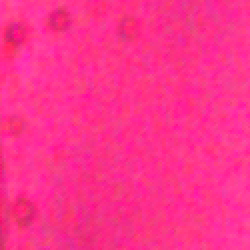
#> input picture python-version/test14.png, 125 x 125 px (shown 2 times larger)
$ python cell_tracking_for_staticPhoto.py   (older library calls are emulated)
#> lines starting #> are read from the running program, lines starting #| are printed output that depends on the picture; after the words box and inside, x2 and y2 are one past the last pixel; in counts of white or black regions, pixels touching at a corner belong together
import cv2
import numpy as np
from skimage import filters, morphology, measure, segmentation
import matplotlib.pyplot as plt
import os
import time

def process_image(image_path, clahe_clip_limit=2.5, clahe_tile_size=10): #limit=3.0 for more contrast, tile_size=4 for more local enhancement.
#> called with image_path = 'test14.png', clahe_clip_limit = 2.5, clahe_tile_size = 10
    start_time = time.time()  # Start timing

    # Create processing folder if it doesn't exist
    processing_folder = 'processing'
    if not os.path.exists(processing_folder):
        os.makedirs(processing_folder)

    # Read original image
    org = cv2.imread(image_path)
#> org is the input picture: shape (125, 125, 3); mean B, G, R 139.8, 49.9, 251.1
    if org is None:
        raise ValueError(f"Could not read image at {image_path}")

    # Convert BGR to RGB (OpenCV uses BGR by default)
    org_rgb = cv2.cvtColor(org, cv2.COLOR_BGR2RGB)

    # Convert to grayscale
    gray_image = cv2.cvtColor(org, cv2.COLOR_BGR2GRAY)
    cv2.imwrite(os.path.join(processing_folder, '1-GrayImage.png'), gray_image)

    # Enhance contrast using CLAHE (Contrast Limited Adaptive Histogram Equalization)
    clahe = cv2.createCLAHE(clipLimit=clahe_clip_limit, tileGridSize=(clahe_tile_size, clahe_tile_size))
    enhanced_image = clahe.apply(gray_image)
    cv2.imwrite(os.path.join(processing_folder, '1b-EnhancedImage.png'), enhanced_image)

    # Convert to double (float) and denoise
    double_image = enhanced_image.astype(np.float32) / 255.0
    denoised_image = cv2.GaussianBlur(double_image, (3, 3), 2)
    cv2.imwrite(os.path.join(processing_folder, '2-DenoisedImage.png'), (denoised_image * 255).astype(np.uint8))

    # Binary image
    binary_image1 = cv2.adaptiveThreshold(org[:,:,2], 255,
                                       cv2.ADAPTIVE_THRESH_MEAN_C,
                                       cv2.THRESH_BINARY, 11, 2)
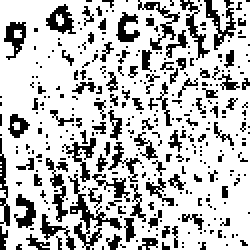
#> binary_image1: shape (125, 125) (shown 2 times larger); 75.1% white; black in thin lines or dots
    binary_image2 = cv2.adaptiveThreshold(org[:,:,2], 255,
                                       cv2.ADAPTIVE_THRESH_GAUSSIAN_C,
                                       cv2.THRESH_BINARY, 11, 2)
#> binary_image2: shape (125, 125); 77.1% white; black in thin lines or dots
    binary_image = binary_image1 | binary_image2
#> binary_image: shape (125, 125); 78.3% white; black in thin lines or dots
    binary_image = ~binary_image
#> binary_image: shape (125, 125); 21.7% white in thin lines or dots
    cv2.imwrite(os.path.join(processing_folder, '3-BinaryImage.png'), binary_image)

    # Edge detection
    edge_canny = cv2.Canny((denoised_image * 255).astype(np.uint8), 30, 150)
#> edge_canny: shape (125, 125); 19.4% white in thin lines or dots
    cv2.imwrite(os.path.join(processing_folder, '4-CannyEdgeDetection.png'), edge_canny)

    # Convert to 8-bit for OpenCV edge detection
    img_8bit = (denoised_image * 255).astype(np.uint8)

    # Prewitt
    kernelx = np.array([[-1, 0, 1], [-1, 0, 1], [-1, 0, 1]])
    kernely = np.array([[-1, -1, -1], [0, 0, 0], [1, 1, 1]])
    img_prewittx = cv2.filter2D(img_8bit, -1, kernelx)
    img_prewitty = cv2.filter2D(img_8bit, -1, kernely)
    edge_prewitt = np.sqrt(img_prewittx**2 + img_prewitty**2)
    edge_prewitt = edge_prewitt > 30  # Adjust threshold as needed
#> edge_prewitt: shape (125, 125) bool; every value is 0
    cv2.imwrite(os.path.join(processing_folder, '5-PrewittEdgeDetection.png'),
                 edge_prewitt.astype(np.uint8) * 255)

    # Roberts
    roberts_x = np.array([[1, 0], [0, -1]])
    roberts_y = np.array([[0, 1], [-1, 0]])
    img_robertsx = cv2.filter2D(img_8bit, -1, roberts_x)
    img_robertsy = cv2.filter2D(img_8bit, -1, roberts_y)
    edge_roberts = np.sqrt(img_robertsx**2 + img_robertsy**2)
    edge_roberts = edge_roberts > 30  # Adjust threshold as needed
    cv2.imwrite(os.path.join(processing_folder, '6-RobertsEdgeDetection.png'),
                edge_roberts.astype(np.uint8) * 255)

    # Sobel
    sobelx = cv2.Sobel(img_8bit, cv2.CV_64F, 1, 0, ksize=3)
    sobely = cv2.Sobel(img_8bit, cv2.CV_64F, 0, 1, ksize=3)
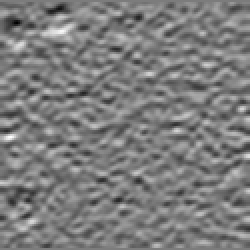
#> sobely: shape (125, 125) float64 (shown 2 times larger); min -174, max 181, mean -0.1; drawn with min black and max white
    edge_sobel = np.sqrt(sobelx**2 + sobely**2)
    edge_sobel = edge_sobel > 30  # Adjust threshold as needed
#> edge_sobel: shape (125, 125) bool; 68% white; black in thin lines or dots
    cv2.imwrite(os.path.join(processing_folder, '7-SobelEdgeDetection.png'),
                edge_sobel.astype(np.uint8) * 255)

    # Edge combination
    roi_edge = edge_canny.astype(bool) | edge_prewitt | edge_roberts | edge_sobel
#> roi_edge: shape (125, 125) bool; 68.7% white; black in thin lines or dots
    cv2.imwrite(os.path.join(processing_folder, '8-EdgeDetectionCombination.png'),
                roi_edge.astype(np.uint8) * 255)

    # Kirsch operators
    kirsch_kernels = [
        np.array([[5, 5, 5], [-3, 0, -3], [-3, -3, -3]], dtype=np.float32),
        np.array([[5, 5, -3], [5, 0, -3], [-3, -3, -3]], dtype=np.float32),
        np.array([[5, -3, -3], [5, 0, -3], [5, -3, -3]], dtype=np.float32),
        np.array([[-3, -3, -3], [5, 0, -3], [5, 5, -3]], dtype=np.float32),
        np.array([[-3, -3, -3], [-3, 0, -3], [5, 5, 5]], dtype=np.float32),
        np.array([[-3, -3, -3], [-3, 0, 5], [-3, 5, 5]], dtype=np.float32),
        np.array([[-3, -3, 5], [-3, 0, 5], [-3, -3, 5]], dtype=np.float32),
        np.array([[-3, 5, 5], [-3, 0, 5], [-3, -3, -3]], dtype=np.float32)
    ]

    kirsch_outputs = []
    for kernel in kirsch_kernels:
        # Apply Kirsch filter (keeping float32)
        filtered = cv2.filter2D(denoised_image.astype(np.float32), -1, kernel)

        # Convert to absolute values
        filtered = np.abs(filtered)

        # Normalize to 0-1 range
        filtered_min = np.min(filtered)
        filtered_max = np.max(filtered)
        if filtered_max > filtered_min:  # Avoid division by zero
            filtered_norm = (filtered - filtered_min) / (filtered_max - filtered_min)
        else:
            filtered_norm = np.zeros_like(filtered)

        # Calculate Otsu threshold
        binary = filtered_norm > filters.threshold_otsu(filtered_norm)
        kirsch_outputs.append(binary)
#> this loop made 8 passes
#> (filtered_min, filtered_max) on passes 1 to 8: (7.83e-05, 2.06), (6.75e-05, 2.13), (3.71e-05, 2.07), (5.84e-06, 1.78), (2.94e-05, 2.09), (5.13e-06, 2.17), (7.69e-06, 2.12), (7.09e-06, 1.73)
#> pass 1, in process_image, `filtered = np.abs(filtered)`:
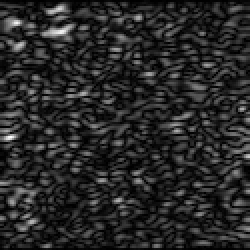
#> filtered: shape (125, 125) float32 (shown 2 times larger); min 7.83e-05, max 2.06, mean 0.324; drawn with min black and max white
#> pass 1, in process_image, `binary = filtered_norm > filters.threshold_otsu(filtered_norm)`:
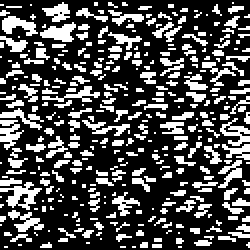
#> binary: shape (125, 125) bool (shown 2 times larger); 29.9% white in thin lines or dots
#> after the loop:
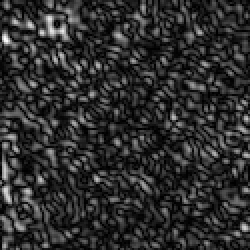
#> filtered_norm: shape (125, 125) float32 (shown 2 times larger); min 0, max 1, mean 0.182
#> after the loop, kirsch_outputs = 8 items

    i9 = np.zeros_like(kirsch_outputs[0], dtype=bool)
    for output in kirsch_outputs:
        i9 = i9 | output
#> this loop made 8 passes
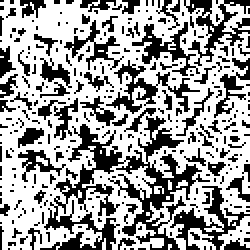
#> i9: shape (125, 125) bool (shown 2 times larger); 62.2% white; 307 black regions (269 under 20 px), largest, box (x1, y1, x2, y2) and area: (20, 58, 105, 125) 1719, (85, 93, 125, 125) 366, (92, 0, 125, 33) 358

    cv2.imwrite(os.path.join(processing_folder, '9-KirschSegmentation1.png'),
                i9.astype(np.uint8) * 255)

    # Apply morphological operations
    kernel = cv2.getStructuringElement(cv2.MORPH_ELLIPSE, (3, 3))
    i9 = cv2.erode(i9.astype(np.uint8), kernel, iterations=1)
#> i9: shape (125, 125); values 0 (black) and 1 (white), 26.1% white in thin lines or dots
    i9 = cv2.morphologyEx(i9, cv2.MORPH_CLOSE, kernel)

    cv2.imwrite(os.path.join(processing_folder, '10-KirschSegmentation2.png'),
                i9.astype(np.uint8) * 255)

    # Combine segmentations
    roi_seg = roi_edge | i9.astype(bool) | binary_image.astype(bool)
#> roi_seg: shape (125, 125) bool; 75.4% white; black in thin lines or dots
    cv2.imwrite(os.path.join(processing_folder, '11-ROIedgeORI9ORBinary.png'),
                roi_seg.astype(np.uint8) * 255)

    # Pre-processing to reduce noise - using gentler parameters
    # 1. Remove only very tiny objects
    roi_seg = morphology.remove_small_objects(roi_seg.astype(bool), min_size=15)
#> roi_seg: shape (125, 125) bool; 74.9% white; black in thin lines or dots

    # 2. Use a small kernel to clean up noise, but with less aggressive opening
    small_kernel = cv2.getStructuringElement(cv2.MORPH_ELLIPSE, (3, 3))
    roi_seg = cv2.morphologyEx(roi_seg.astype(np.uint8), cv2.MORPH_OPEN, small_kernel)
#> roi_seg: shape (125, 125); values 0 (black) and 1 (white), 68.1% white; black in thin lines or dots

    cv2.imwrite(os.path.join(processing_folder, '11b-PreProcessed.png'),
                roi_seg.astype(np.uint8) * 255)

    # Final processing with adjusted parameters
    # Use moderate kernel for closing
    kernel = cv2.getStructuringElement(cv2.MORPH_ELLIPSE, (3, 3))
    final_seg = cv2.morphologyEx(roi_seg.astype(np.uint8), cv2.MORPH_CLOSE, kernel, iterations=2)
#> final_seg: shape (125, 125); values 0 (black) and 1 (white), 88.4% white; 53 black regions (14 under 20 px), largest, box (x1, y1, x2, y2) and area: (72, 83, 89, 99) 86, (74, 64, 87, 76) 83, (20, 32, 34, 41) 67

    # Remove small objects with moderate threshold
    final_seg = morphology.remove_small_objects(final_seg.astype(bool), min_size=20)
#> final_seg: shape (125, 125) bool; 88.4% white; 53 black regions (14 under 20 px), largest, box (x1, y1, x2, y2) and area: (72, 83, 89, 99) 87, (74, 64, 87, 76) 83, (20, 32, 34, 41) 67
    cv2.imwrite(os.path.join(processing_folder, '12-ClosingAndRemove.png'),
                final_seg.astype(np.uint8) * 255)

    # Fill holes
    final_seg = morphology.remove_small_holes(final_seg)
#> final_seg: shape (125, 125) bool; 97.6% white; 5 black regions, box (x1, y1, x2, y2) and area: (72, 83, 89, 99) 87, (74, 64, 87, 76) 83, (20, 32, 34, 41) 67, (0, 39, 8, 56) 67, (46, 72, 58, 84) 66
    cv2.imwrite(os.path.join(processing_folder, '13-HolesFilled.png'),
                final_seg.astype(np.uint8) * 255)

    # Remove small areas
    final_seg = morphology.remove_small_objects(final_seg, min_size=100)
    cv2.imwrite(os.path.join(processing_folder, '14-SmallAreaRemoved.png'),
                final_seg.astype(np.uint8) * 255)

    # Clean up - using less aggressive thinning
    final_seg = morphology.thin(final_seg, max_num_iter=1)  # Reduced from 3 to 1
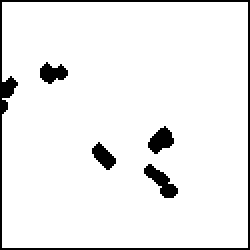
#> final_seg: shape (125, 125) bool (shown 2 times larger); 93.6% white; 5 black regions
    cv2.imwrite(os.path.join(processing_folder, '15-SpursRemoved.png'),
                final_seg.astype(np.uint8) * 255)

    # Additional cleaning steps to remove spider-web like noise while preserving cells
    # 1. Use area opening with smaller threshold to preserve smaller cells
    final_seg = morphology.remove_small_objects(final_seg, min_size=15)  # Reduced from 20

    # 2. Remove thin connections using area closing with smaller kernel
    kernel = cv2.getStructuringElement(cv2.MORPH_ELLIPSE, (2, 2))  # Reduced from 3x3
    final_seg = cv2.morphologyEx(final_seg.astype(np.uint8), cv2.MORPH_OPEN, kernel)

    # 3. Calculate and filter based on eccentricity with more lenient thresholds
    labeled = measure.label(final_seg)
    props = measure.regionprops(labeled)
#> props = 1 regions; box (x1, y1, x2, y2) and area: (2, 2, 125, 125) 14631
    mask = np.zeros_like(final_seg, dtype=bool)

    for prop in props:
        # More lenient filtering criteria
        if (prop.eccentricity < 0.98 and prop.area > 200) or (prop.area > 400):
            mask[labeled == prop.label] = True
#> this loop made 1 pass

    final_seg = mask

    cv2.imwrite(os.path.join(processing_folder, '16-Cleaned.png'),
                final_seg.astype(np.uint8) * 255)

    # Label connected components
    labeled_image = measure.label(final_seg)
    rgb_label = segmentation.mark_boundaries(org_rgb, labeled_image)
    plt.imsave(os.path.join(processing_folder, '17-Labelled.png'), rgb_label)

    cv2.imwrite(os.path.join(processing_folder, '18-L_BW.png'),
                (labeled_image > 0).astype(np.uint8) * 255)

    # Calculate properties and draw rectangles
    props = measure.regionprops(labeled_image)

    # Create a figure to show all parameters before filtering
    plt.figure(figsize=(12, 8))
    plt.imshow(cv2.cvtColor(org, cv2.COLOR_BGR2RGB))

    for prop in props:
        area = prop.area
        perimeter = prop.perimeter
        circularity = (perimeter * perimeter) / (4 * np.pi * area)

        # Get centroid for text placement
        centroid = prop.centroid

        # Draw text with parameter values
        plt.text(centroid[1], centroid[0],
                f'A:{area:.0f}\nP:{perimeter:.0f}\nC:{circularity:.2f}',
                color='yellow', fontsize=8, ha='center', va='center',
                bbox=dict(facecolor='black', alpha=0.7, edgecolor='none', pad=1))

        # Draw bounding box for all objects
        bbox = prop.bbox
        height = bbox[2] - bbox[0]
        width = bbox[3] - bbox[1]
        rect = plt.Rectangle((bbox[1], bbox[0]), width, height,
                           fill=False, edgecolor='yellow')
        plt.gca().add_patch(rect)
#> this loop made 1 pass
#> (area, perimeter, circularity, centroid, bbox, height, width) on pass 1: (14631, 690.9, 2.6, (62.86, 63.31), (2, 2, 125, 125), 123, 123)

    plt.axis('off')
    plt.title('Objects with Area(A), Perimeter(P), and Circularity(C) values')
    plt.savefig(os.path.join(processing_folder, '18.5-Parameters.png'),
                bbox_inches='tight', dpi=300)
    plt.close()

    # Original visualization with filtering
    plt.figure()
    plt.imshow(cv2.cvtColor(org, cv2.COLOR_BGR2RGB))

    for prop in props:
        area = prop.area
        perimeter = prop.perimeter
        circularity = (perimeter * perimeter) / (4 * np.pi * area)

        if (1000 < area < 8000 and
            300 < perimeter < 800 and
            0.8 < circularity < 12):

            bbox = prop.bbox
            height = bbox[2] - bbox[0]
            width = bbox[3] - bbox[1]

            if ((height > width and 1.5 * width > height) or
                (width > height and 1.5 * height > width) or
                (height == width)):
                rect = plt.Rectangle((bbox[1], bbox[0]), width, height,
                                  fill=False, edgecolor='red')
                plt.gca().add_patch(rect)
#> this loop made 1 pass
#> (area, perimeter, circularity) on pass 1: (14631, 690.9, 2.6)

    plt.axis('off')
    plt.savefig(os.path.join(processing_folder, '19-FinalResult.png'))
    plt.close()

    end_time = time.time()  # End timing
    processing_time = end_time - start_time
    print(f"Processing time: {processing_time:.2f} seconds")

    return processing_time

if __name__ == "__main__":
    # Run multiple times to get average performance
    n_runs = 1
    times = []

    for i in range(n_runs):
        print(f"\nRun {i+1}/{n_runs}")
        time_taken = process_image('test14.png')
        times.append(time_taken)

    avg_time = sum(times) / len(times)
    std_time = np.std(times)
    print(f"\nAverage processing time over {n_runs} runs: {avg_time:.2f} ± {std_time:.2f} seconds")

$ run again, with python-version/test10.png copied over python-version/test14.png
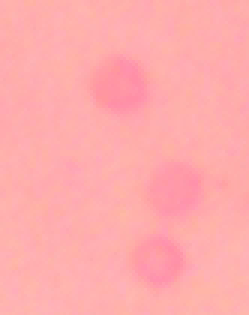
#> input picture python-version/test10.png, 83 x 105 px (shown 3 times larger)
#> in process_image, org is the input picture: shape (105, 83, 3); mean B, G, R 173, 171.8, 254.6
#> binary_image1: shape (105, 83); 92.1% white; black in thin lines or dots
#> binary_image2: shape (105, 83); 94.8% white; black in thin lines or dots
#> edge_canny: shape (105, 83); 1% white in thin lines or dots, all inside (x1, y1, x2, y2) = (43, 60, 70, 96)
#> the loop in process_image, `for kernel in kirsch_kernels:` made 8 passes
#> (filtered_min, filtered_max) on passes 1 to 8: (2.38e-06, 1.37), (2.15e-05, 1.21), (1.99e-05, 1.53), (4.39e-05, 1.35), (2.68e-06, 1.32), (2.88e-05, 1.16), (3.74e-05, 1.48), (4.94e-05, 1.4)
#> after the loop in process_image, `for kernel in kirsch_kernels:`:
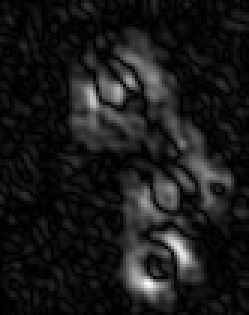
#> filtered_norm: shape (105, 83) float32 (shown 3 times larger); min 0, max 1, mean 0.103
#> after the loop in process_image, `for kernel in kirsch_kernels:`: kirsch_outputs = 8 items
#> the loop in process_image, `for output in kirsch_outputs:` made 8 passes
#> in process_image, `final_seg = cv2.morphologyEx(final_seg.astype(np.uint8), cv2.MORPH_OPE..`:
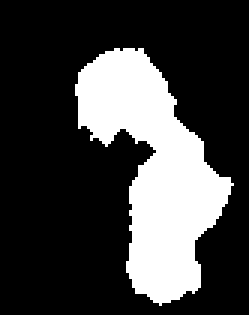
#> final_seg: shape (105, 83) (shown 3 times larger); values 0 (black) and 1 (white), 25.1% white; 1 white region
#> props = 1 regions; box (x1, y1, x2, y2) and area: (25, 16, 78, 102) 2187
#> the loop in process_image, `for prop in props:` made 1 pass
#> the loop in process_image, `for prop in props:` made 1 pass
#> (area, perimeter, circularity, centroid, bbox, height, width) on pass 1: (2187, 267.1, 2.6, (56.56, 51), (16, 25, 102, 78), 86, 53)
#> the loop in process_image, `for prop in props:` made 1 pass
#> (area, perimeter, circularity) on pass 1: (2187, 267.1, 2.6)

$ run again, with python-version/test12.png copied over python-version/test14.png
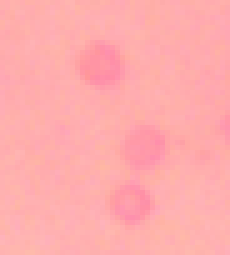
#> input picture python-version/test12.png, 46 x 51 px (shown 5 times larger)
#> in process_image, org is the input picture: shape (51, 46, 3); mean B, G, R 173.2, 172, 254.8
#> binary_image1: shape (51, 46); 95.8% white; black in thin lines or dots
#> binary_image2: shape (51, 46); 96.1% white; black in thin lines or dots
#> binary_image: shape (51, 46); 3.9% white in thin lines or dots
#> edge_canny: shape (51, 46); 4.8% white in thin lines or dots, all inside (x1, y1, x2, y2) = (14, 8, 46, 46)
#> the loop in process_image, `for kernel in kirsch_kernels:` made 8 passes
#> (filtered_min, filtered_max) on passes 1 to 8: (1.5e-05, 2.82), (0.00018, 2.58), (1.98e-05, 2.68), (0.00102, 2.74), (4.6e-05, 2.72), (7.81e-06, 2.34), (1.93e-05, 2.48), (0.000275, 2.85)
#> after the loop in process_image, `for kernel in kirsch_kernels:`:
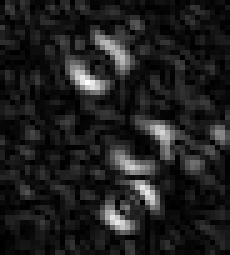
#> filtered_norm: shape (51, 46) float32 (shown 5 times larger); min 0, max 1, mean 0.124
#> after the loop in process_image, `for kernel in kirsch_kernels:`: kirsch_outputs = 8 items
#> the loop in process_image, `for output in kirsch_outputs:` made 8 passes
#> in process_image, `final_seg = morphology.thin(final_seg, max_num_iter=1)`:
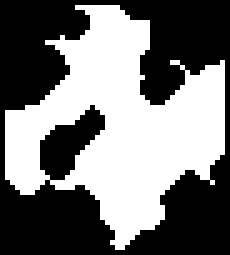
#> final_seg: shape (51, 46) bool (shown 5 times larger); 46.3% white; 1 white region, box (x1, y1, x2, y2) and area: (1, 1, 45, 50) 1086
#> props = 1 regions; box (x1, y1, x2, y2) and area: (2, 2, 46, 51) 1075
#> the loop in process_image, `for prop in props:` made 1 pass
#> the loop in process_image, `for prop in props:` made 1 pass
#> (area, perimeter, circularity, centroid, bbox, height, width) on pass 1: (1075, 228.7, 3.87, (25.33, 24.55), (2, 2, 51, 46), 49, 44)
#> the loop in process_image, `for prop in props:` made 1 pass
#> (area, perimeter, circularity) on pass 1: (1075, 228.7, 3.87)
